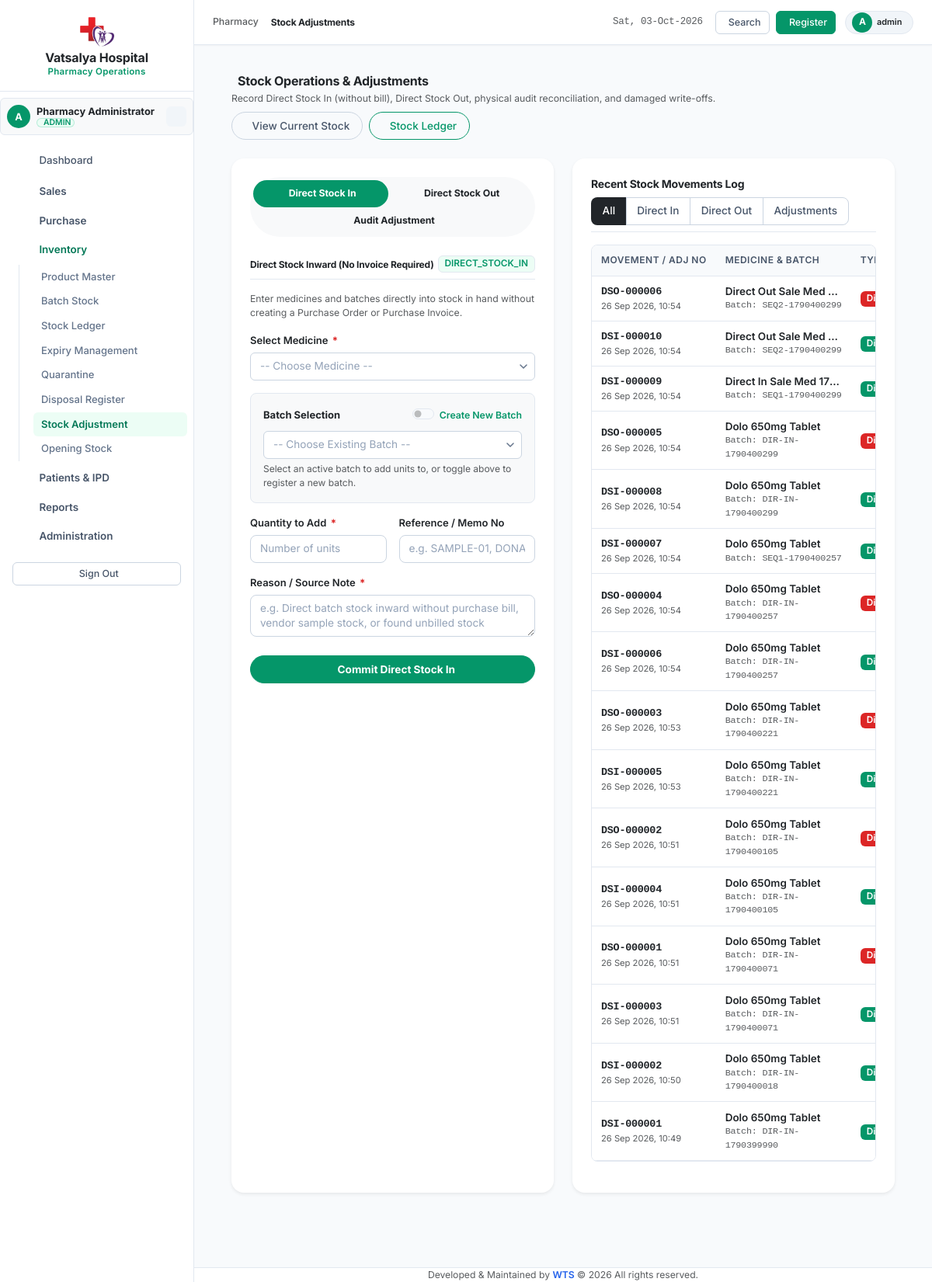
/modules/inventory/adjustments.php (signed in), run on the app's committed database.
### tables this page shows
CREATE TABLE `pharmacy_stock_adjustments` (
  `adjustment_id` int(11) NOT NULL AUTO_INCREMENT,
  `adjustment_no` varchar(50) NOT NULL,
  `medicine_id` int(11) NOT NULL,
  `batch_id` int(11) DEFAULT NULL,
  `adjustment_type` varchar(50) NOT NULL,
  `quantity` int(11) NOT NULL,
  `old_quantity` int(11) NOT NULL DEFAULT 0,
  `new_quantity` int(11) NOT NULL DEFAULT 0,
  `reason` text NOT NULL,
  `reference_no` varchar(100) DEFAULT NULL,
  `created_by` int(11) NOT NULL,
  `created_at` datetime NOT NULL DEFAULT current_timestamp(),
  PRIMARY KEY (`adjustment_id`),
  UNIQUE KEY `adjustment_no` (`adjustment_no`),
  KEY `idx_medicine_id` (`medicine_id`),
  KEY `idx_batch_id` (`batch_id`),
  KEY `idx_adjustment_type` (`adjustment_type`),
  CONSTRAINT `fk_adj_medicine` FOREIGN KEY (`medicine_id`) REFERENCES `medicines` (`medicine_id`)
);

CREATE TABLE `medicines` (
  `medicine_id` int(11) NOT NULL AUTO_INCREMENT,
  `medicine_name` varchar(150) NOT NULL,
  `generic_name` varchar(150) DEFAULT NULL,
  `composition` text DEFAULT NULL,
  `strength` varchar(50) DEFAULT NULL,
  `dosage_form` varchar(50) DEFAULT NULL,
  `brand_name` varchar(150) DEFAULT NULL,
  `category` varchar(100) DEFAULT NULL,
  `unit` varchar(50) DEFAULT 'Unit',
  `pack_size` varchar(50) NOT NULL DEFAULT '1',
  `rack_location` varchar(50) DEFAULT NULL,
  `shelf` varchar(50) DEFAULT NULL,
  `box_bin` varchar(50) DEFAULT NULL,
  `schedule_type` varchar(50) NOT NULL DEFAULT 'General',
  `manufacturer` varchar(150) DEFAULT NULL,
  `hsn_code` varchar(50) DEFAULT NULL,
  `gst_percent` decimal(5,2) NOT NULL DEFAULT 0.00,
  `price` decimal(10,2) NOT NULL DEFAULT 0.00,
  `purchase_price` decimal(10,2) NOT NULL DEFAULT 0.00,
  `stock_quantity` int(11) NOT NULL DEFAULT 0,
  `reorder_level` int(11) NOT NULL DEFAULT 10,
  `min_stock` int(11) NOT NULL DEFAULT 5,
  `max_stock` int(11) NOT NULL DEFAULT 1000,
  `reorder_qty` int(11) NOT NULL DEFAULT 50,
  `barcode` varchar(100) DEFAULT NULL,
  `alternate_barcode` varchar(100) DEFAULT NULL,
  `expiry_date` date DEFAULT NULL,
  `batch_number` varchar(50) DEFAULT NULL,
  `status` enum('Active','Inactive','Discontinued') NOT NULL DEFAULT 'Active',
  `created_by` int(11) DEFAULT NULL,
  `updated_by` int(11) DEFAULT NULL,
  `created_at` datetime NOT NULL DEFAULT current_timestamp(),
  `updated_at` datetime NOT NULL DEFAULT current_timestamp() ON UPDATE current_timestamp(),
  `deleted_at` datetime DEFAULT NULL,
  PRIMARY KEY (`medicine_id`),
  UNIQUE KEY `uq_barcode` (`barcode`),
  KEY `idx_medicine_name` (`medicine_name`),
  KEY `idx_generic_name` (`generic_name`),
  KEY `idx_category` (`category`),
  KEY `idx_status` (`status`),
  KEY `idx_stock_quantity` (`stock_quantity`),
  KEY `idx_rack_location` (`rack_location`)
);

CREATE TABLE `medicine_batches` (
  `batch_id` int(11) NOT NULL AUTO_INCREMENT,
  `medicine_id` int(11) NOT NULL,
  `batch_number` varchar(50) NOT NULL,
  `manufacturing_date` date DEFAULT NULL,
  `expiry_date` date NOT NULL,
  `purchase_price` decimal(10,2) NOT NULL DEFAULT 0.00,
  `mrp` decimal(10,2) NOT NULL DEFAULT 0.00,
  `sale_price` decimal(10,2) NOT NULL DEFAULT 0.00,
  `quantity_received` int(11) NOT NULL DEFAULT 0,
  `quantity_available` int(11) NOT NULL DEFAULT 0,
  `reserved_quantity` int(11) NOT NULL DEFAULT 0,
  `damaged_quantity` int(11) NOT NULL DEFAULT 0,
  `quarantined_quantity` int(11) NOT NULL DEFAULT 0,
  `disposed_quantity` int(11) NOT NULL DEFAULT 0,
  `supplier_id` int(11) DEFAULT NULL,
  `purchase_id` int(11) DEFAULT NULL,
  `shelf_location` varchar(50) DEFAULT NULL,
  `status` enum('Active','Near Expiry','Expired','Blocked','Depleted','Quarantined','Disposed') NOT NULL DEFAULT 'Active',
  `created_at` datetime NOT NULL DEFAULT current_timestamp(),
  `updated_at` datetime NOT NULL DEFAULT current_timestamp() ON UPDATE current_timestamp(),
  PRIMARY KEY (`batch_id`),
  UNIQUE KEY `uq_medicine_batch` (`medicine_id`,`batch_number`),
  KEY `idx_medicine_id` (`medicine_id`),
  KEY `idx_batch_number` (`batch_number`),
  KEY `idx_expiry_date` (`expiry_date`),
  KEY `idx_status` (`status`),
  KEY `idx_quantity_available` (`quantity_available`),
  CONSTRAINT `fk_batches_medicine` FOREIGN KEY (`medicine_id`) REFERENCES `medicines` (`medicine_id`)
);

### modules/inventory/adjustments.php (the view, shortened to what this page needs)
<?php
require_once __DIR__ . '/../../config/session.php';
$activeMode = trim($_GET['mode'] ?? 'direct_in');
$historyFilter = trim($_GET['filter'] ?? 'all');
$whereClause = "";
$recentAdj = $pdo->query("
    SELECT a.*, m.medicine_name, mb.batch_number, mb.expiry_date, mb.shelf_location, u.full_name as user_name
    FROM pharmacy_stock_adjustments a
    JOIN medicines m ON a.medicine_id = m.medicine_id
    JOIN medicine_batches mb ON a.batch_id = mb.batch_id
    LEFT JOIN pharmacy_users u ON a.created_by = u.id
    {$whereClause}
    ORDER BY a.adjustment_id DESC
    LIMIT 25
")->fetchAll(PDO::FETCH_ASSOC);
include __DIR__ . '/../../includes/header.php';
include __DIR__ . '/../../includes/sidebar.php';
include __DIR__ . '/../../includes/navbar.php';
?>
<div class="container-fluid px-4 py-3">
    <div class="d-flex justify-content-between align-items-center mb-4 flex-wrap gap-2">
        <div>
            <h4 class="fw-bold text-dark mb-1">
                <i class="ti ti-adjustments text-warning me-2"></i>Stock Operations &amp; Adjustments
            </h4>
            <p class="text-muted small mb-0">Record Direct Stock In (without bill), Direct Stock Out, physical audit reconciliation, and damaged write-offs.</p>
        </div>
        <div class="d-flex gap-2">
            <a href="batch_stock.php" class="btn btn-outline-secondary rounded-pill px-3 py-2 small">
                <i class="ti ti-packages me-1"></i> View Current Stock
            </a>
            <a href="ledger.php" class="btn btn-outline-primary rounded-pill px-3 py-2 small">
                <i class="ti ti-file-text me-1"></i> Stock Ledger
            </a>
        </div>
    </div>
    <div class="row g-4 mb-5">
        <div class="col-12 col-xl-6">
            <div class="card border-0 shadow-sm rounded-4 p-4 bg-white h-100">
                <ul class="nav nav-pills mb-4 p-1 bg-light rounded-pill small" role="tablist">
                    <li class="nav-item flex-fill" role="presentation">
                        <button class="nav-link rounded-pill w-100 fw-bold <?= $activeMode === 'direct_in' ? 'active bg-emerald text-white' : 'text-dark' ?>" id="tab-direct-in" data-bs-toggle="pill" data-bs-target="#pane-direct-in" type="button" role="tab">
                            <i class="ti ti-plus me-1"></i> Direct Stock In
                        </button>
                    </li>
                    <li class="nav-item flex-fill" role="presentation">
                        <button class="nav-link rounded-pill w-100 fw-bold <?= $activeMode === 'direct_out' ? 'active bg-danger text-white' : 'text-dark' ?>" id="tab-direct-out" data-bs-toggle="pill" data-bs-target="#pane-direct-out" type="button" role="tab">
                            <i class="ti ti-minus me-1"></i> Direct Stock Out
                        </button>
                    </li>
                    <li class="nav-item flex-fill" role="presentation">
                        <button class="nav-link rounded-pill w-100 fw-bold <?= $activeMode === 'standard' ? 'active bg-warning text-dark' : 'text-dark' ?>" id="tab-standard" data-bs-toggle="pill" data-bs-target="#pane-standard" type="button" role="tab">
                            <i class="ti ti-adjustments me-1"></i> Audit Adjustment
                        </button>
                    </li>
                </ul>
                <div class="tab-content">
                    <div class="tab-pane fade <?= $activeMode === 'direct_in' ? 'show active' : '' ?>" id="pane-direct-in" role="tabpanel">
                        <div class="d-flex align-items-center justify-content-between border-bottom pb-2 mb-3">
                            <h6 class="fw-bold text-dark mb-0">
                                <i class="ti ti-package-import text-emerald me-1.5"></i> Direct Stock Inward (No Invoice Required)
                            </h6>
                            <span class="badge bg-emerald-subtle text-emerald border border-emerald-subtle small">DIRECT_STOCK_IN</span>
                        </div>
                        <p class="text-muted small mb-3">Enter medicines and batches directly into stock in hand without creating a Purchase Order or Purchase Invoice.</p>
                        <form method="POST" id="directInForm">
                            <div class="mb-3">
                                <label class="form-label small fw-semibold text-dark">Select Medicine <span class="text-danger">*</span></label>
                            </div>
                            <div class="mb-3 p-3 bg-light rounded-3 border">
                                <div class="d-flex align-items-center justify-content-between mb-2">
                                    <label class="form-label small fw-bold text-dark mb-0">Batch Selection</label>
                                    <div class="form-check form-switch mb-0">
                                        <input class="form-check-input" type="checkbox" name="is_new_batch" id="chkNewBatch" value="1" onchange="toggleBatchMode()">
                                        <label class="form-check-label small fw-semibold text-emerald" for="chkNewBatch">Create New Batch</label>
                                    </div>
                                </div>
                                <div id="existingBatchContainer">
                                    <div class="form-text small text-muted">Select an active batch to add units to, or toggle above to register a new batch.</div>
                                </div>
                            </div>
                            <div class="row g-3 mb-3">
                                <div class="col-md-6">
                                    <label class="form-label small fw-semibold text-dark">Quantity to Add <span class="text-danger">*</span></label>
                                    <input type="number" min="1" name="quantity" class="form-control rounded-3" placeholder="Number of units" required>
                                </div>
                                <div class="col-md-6">
                                    <label class="form-label small fw-semibold text-dark">Reference / Memo No</label>
                                    <input type="text" name="reference_no" class="form-control rounded-3" placeholder="e.g. SAMPLE-01, DONATION-99">
                                </div>
                            </div>
                            <div class="mb-4">
                                <label class="form-label small fw-semibold text-dark">Reason / Source Note <span class="text-danger">*</span></label>
                                <textarea name="reason" class="form-control rounded-3" rows="2" placeholder="e.g. Direct batch stock inward without purchase bill, vendor sample stock, or found unbilled stock" required></textarea>
                            </div>
                            <button type="submit" class="btn btn-emerald rounded-pill px-5 fw-bold w-100 py-2 shadow-xs">
                                <i class="ti ti-check me-1"></i> Commit Direct Stock In
                            </button>
                        </form>
                    </div>
                </div>
            </div>
        </div>
        <div class="col-12 col-xl-6">
            <div class="card border-0 shadow-sm rounded-4 p-4 bg-white h-100">
                <div class="d-flex align-items-center justify-content-between border-bottom pb-2 mb-3 flex-wrap gap-2">
                    <h5 class="fw-bold text-dark mb-0">Recent Stock Movements Log</h5>
                    <div class="btn-group btn-group-sm" role="group">
                        <a href="adjustments.php?filter=all" class="btn <?= $historyFilter === 'all' ? 'btn-dark' : 'btn-outline-secondary' ?>">All</a>
                        <a href="adjustments.php?filter=direct_in" class="btn <?= $historyFilter === 'direct_in' ? 'btn-dark' : 'btn-outline-secondary' ?>">Direct In</a>
                        <a href="adjustments.php?filter=direct_out" class="btn <?= $historyFilter === 'direct_out' ? 'btn-dark' : 'btn-outline-secondary' ?>">Direct Out</a>
                        <a href="adjustments.php?filter=standard" class="btn <?= $historyFilter === 'standard' ? 'btn-dark' : 'btn-outline-secondary' ?>">Adjustments</a>
                    </div>
                </div>
                <div class="table-responsive">
                    <table class="table table-hover align-middle mb-0 small">
                        <thead class="bg-light text-muted">
                            <tr>
                                <th>Movement / Adj No</th>
                                <th>Medicine &amp; Batch</th>
                                <th>Type</th>
                            </tr>
                        </thead>
                        <tbody>
                            <?php if (empty($recentAdj)): ?>
                                <tr>
                                    <td colspan="6" class="text-center py-4 text-muted">No stock movements recorded under this filter.</td>
                                </tr>
                            <?php else: ?>
                                <?php foreach ($recentAdj as $ra): ?>
                                    <tr>
                                        <td>
                                            <div class="font-monospace fw-bold text-dark"><?= htmlspecialchars($ra['adjustment_no']) ?></div>
                                            <div class="text-muted" style="font-size:0.7rem;"><?= date('d M Y, H:i', strtotime($ra['created_at'])) ?></div>
                                        </td>
                                        <td>
                                            <div class="fw-semibold text-dark text-truncate" style="max-width: 150px;" title="<?= htmlspecialchars($ra['medicine_name']) ?>">
                                                <?= htmlspecialchars($ra['medicine_name']) ?>
                                            </div>
                                            <div class="text-muted small font-monospace">Batch: <?= htmlspecialchars($ra['batch_number']) ?></div>
                                        </td>
                                        <td>
                                            <?php if ($ra['adjustment_type'] === 'Direct Stock In'): ?>
                                                <span class="badge bg-emerald text-white">Direct Stock In</span>
                                            <?php elseif ($ra['adjustment_type'] === 'Direct Stock Out'): ?>
                                                <span class="badge bg-danger text-white">Direct Stock Out</span>
                                            <?php elseif (in_array($ra['adjustment_type'], ['Increase', 'Found Stock'])): ?>
                                                <span class="badge bg-success-subtle text-success"><?= htmlspecialchars($ra['adjustment_type']) ?></span>
                                            <?php elseif (in_array($ra['adjustment_type'], ['Damage', 'Expired'])): ?>
                                                <span class="badge bg-danger-subtle text-danger"><?= htmlspecialchars($ra['adjustment_type']) ?></span>
                                            <?php else: ?>
                                                <span class="badge bg-secondary-subtle text-secondary"><?= htmlspecialchars($ra['adjustment_type']) ?></span>
                                            <?php endif; ?>
                                        </td>
                                    </tr>
                                <?php endforeach; ?>
                            <?php endif; ?>
                        </tbody>
                    </table>
                </div>
            </div>
        </div>
    </div>
</div>
<?php
include __DIR__ . '/../../includes/footer.php';
?>

### data on the page
pharmacy_stock_adjustments: adjustment_no "DSO-000006", created_at "26 Sep 2026, 10:54", medicine.medicine_name "Direct Out Sale Med…", batch.batch_number "SEQ2-1790400299", adjustment_type "Direct Stock Out"
pharmacy_stock_adjustments: adjustment_no "DSI-000010", created_at "26 Sep 2026, 10:54", medicine.medicine_name "Direct Out Sale Med…", batch.batch_number "SEQ2-1790400299", adjustment_type "Direct Stock In"
pharmacy_stock_adjustments: adjustment_no "DSI-000009", created_at "26 Sep 2026, 10:54", medicine.medicine_name "Direct In Sale Med 17…", batch.batch_number "SEQ1-1790400299", adjustment_type "Direct Stock In"
pharmacy_stock_adjustments: adjustment_no "DSO-000005", created_at "26 Sep 2026, 10:54", medicine.medicine_name "Dolo 650mg Tablet", batch.batch_number "DIR-IN-1790400299", adjustment_type "Direct Stock Out"
pharmacy_stock_adjustments: adjustment_no "DSI-000008", created_at "26 Sep 2026, 10:54", medicine.medicine_name "Dolo 650mg Tablet", batch.batch_number "DIR-IN-1790400299", adjustment_type "Direct Stock In"
pharmacy_stock_adjustments: adjustment_no "DSI-000007", created_at "26 Sep 2026, 10:54", medicine.medicine_name "Dolo 650mg Tablet", batch.batch_number "SEQ1-1790400257", adjustment_type "Direct Stock In"
pharmacy_stock_adjustments: adjustment_no "DSO-000004", created_at "26 Sep 2026, 10:54", medicine.medicine_name "Dolo 650mg Tablet", batch.batch_number "DIR-IN-1790400257", adjustment_type "Direct Stock Out"
pharmacy_stock_adjustments: adjustment_no "DSI-000006", created_at "26 Sep 2026, 10:54", medicine.medicine_name "Dolo 650mg Tablet", batch.batch_number "DIR-IN-1790400257", adjustment_type "Direct Stock In"
pharmacy_stock_adjustments: adjustment_no "DSO-000003", created_at "26 Sep 2026, 10:53", medicine.medicine_name "Dolo 650mg Tablet", batch.batch_number "DIR-IN-1790400221", adjustment_type "Direct Stock Out"
pharmacy_stock_adjustments: adjustment_no "DSI-000005", created_at "26 Sep 2026, 10:53", medicine.medicine_name "Dolo 650mg Tablet", batch.batch_number "DIR-IN-1790400221", adjustment_type "Direct Stock In"
pharmacy_stock_adjustments: adjustment_no "DSO-000002", created_at "26 Sep 2026, 10:51", medicine.medicine_name "Dolo 650mg Tablet", batch.batch_number "DIR-IN-1790400105", adjustment_type "Direct Stock Out"
pharmacy_stock_adjustments: adjustment_no "DSI-000004", created_at "26 Sep 2026, 10:51", medicine.medicine_name "Dolo 650mg Tablet", batch.batch_number "DIR-IN-1790400105", adjustment_type "Direct Stock In"
pharmacy_stock_adjustments: adjustment_no "DSO-000001", created_at "26 Sep 2026, 10:51", medicine.medicine_name "Dolo 650mg Tablet", batch.batch_number "DIR-IN-1790400071", adjustment_type "Direct Stock Out"
pharmacy_stock_adjustments: adjustment_no "DSI-000003", created_at "26 Sep 2026, 10:51", medicine.medicine_name "Dolo 650mg Tablet", batch.batch_number "DIR-IN-1790400071", adjustment_type "Direct Stock In"
pharmacy_stock_adjustments: adjustment_no "DSI-000002", created_at "26 Sep 2026, 10:50", medicine.medicine_name "Dolo 650mg Tablet", batch.batch_number "DIR-IN-1790400018", adjustment_type "Direct Stock In"
pharmacy_stock_adjustments: adjustment_no "DSI-000001", created_at "26 Sep 2026, 10:49", medicine.medicine_name "Dolo 650mg Tablet", batch.batch_number "DIR-IN-1790399990", adjustment_type "Direct Stock In"

### other printed values
substr($user['username'] ?? 'P', 0, 1) "A"
$user['full_name'] "Pharmacy Administrator"
$user['role_name'] "ADMIN"
$page_title "Stock Adjustments"
$user['username'] "admin"
